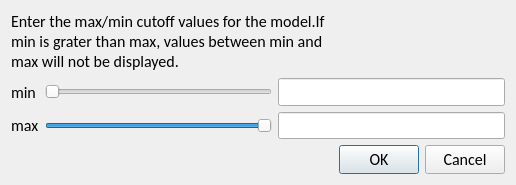
<?xml version="1.0" encoding="UTF-8"?>
<ui version="4.0">
 <class>Dialog</class>
 <widget class="QDialog" name="Dialog">
  <property name="geometry">
   <rect>
    <x>0</x>
    <y>0</y>
    <width>516</width>
    <height>185</height>
   </rect>
  </property>
  <property name="font">
   <font>
    <family>Calibri</family>
    <pointsize>12</pointsize>
   </font>
  </property>
  <property name="windowTitle">
   <string>Threshold (Model Cutoff)</string>
  </property>
  <layout class="QVBoxLayout" name="verticalLayout" stretch="2,1,0">
   <item>
    <layout class="QHBoxLayout" name="horizontalLayout" stretch="2,1">
     <item>
      <widget class="QLabel" name="label">
       <property name="text">
        <string>Enter the max/min cutoff values for the model.If min is grater than max, values between min and max will not be displayed.</string>
       </property>
       <property name="wordWrap">
        <bool>true</bool>
       </property>
      </widget>
     </item>
     <item>
      <spacer name="horizontalSpacer">
       <property name="orientation">
        <enum>Qt::Horizontal</enum>
       </property>
       <property name="sizeHint" stdset="0">
        <size>
         <width>40</width>
         <height>20</height>
        </size>
       </property>
      </spacer>
     </item>
    </layout>
   </item>
   <item>
    <layout class="QGridLayout" name="gridLayout" columnstretch="0,0,0">
     <item row="0" column="1">
      <widget class="QSlider" name="horizontalSlider_min">
       <property name="orientation">
        <enum>Qt::Horizontal</enum>
       </property>
      </widget>
     </item>
     <item row="1" column="0">
      <widget class="QLabel" name="label_max">
       <property name="text">
        <string>max</string>
       </property>
      </widget>
     </item>
     <item row="0" column="0">
      <widget class="QLabel" name="label_min">
       <property name="text">
        <string>min</string>
       </property>
      </widget>
     </item>
     <item row="0" column="2">
      <widget class="QLineEdit" name="lineEdit_min">
       <property name="alignment">
        <set>Qt::AlignCenter</set>
       </property>
      </widget>
     </item>
     <item row="1" column="2">
      <widget class="QLineEdit" name="lineEdit_max">
       <property name="alignment">
        <set>Qt::AlignCenter</set>
       </property>
      </widget>
     </item>
     <item row="1" column="1">
      <widget class="QSlider" name="horizontalSlider_max">
       <property name="value">
        <number>99</number>
       </property>
       <property name="orientation">
        <enum>Qt::Horizontal</enum>
       </property>
      </widget>
     </item>
    </layout>
   </item>
   <item>
    <widget class="QDialogButtonBox" name="buttonBox">
     <property name="orientation">
      <enum>Qt::Horizontal</enum>
     </property>
     <property name="standardButtons">
      <set>QDialogButtonBox::Cancel|QDialogButtonBox::Ok</set>
     </property>
    </widget>
   </item>
  </layout>
 </widget>
 <resources/>
 <connections>
  <connection>
   <sender>buttonBox</sender>
   <signal>rejected()</signal>
   <receiver>Dialog</receiver>
   <slot>reject()</slot>
   <hints>
    <hint type="sourcelabel">
     <x>315</x>
     <y>155</y>
    </hint>
    <hint type="destinationlabel">
     <x>286</x>
     <y>184</y>
    </hint>
   </hints>
  </connection>
  <connection>
   <sender>buttonBox</sender>
   <signal>accepted()</signal>
   <receiver>Dialog</receiver>
   <slot>accept()</slot>
   <hints>
    <hint type="sourcelabel">
     <x>247</x>
     <y>155</y>
    </hint>
    <hint type="destinationlabel">
     <x>157</x>
     <y>184</y>
    </hint>
   </hints>
  </connection>
 </connections>
</ui>
